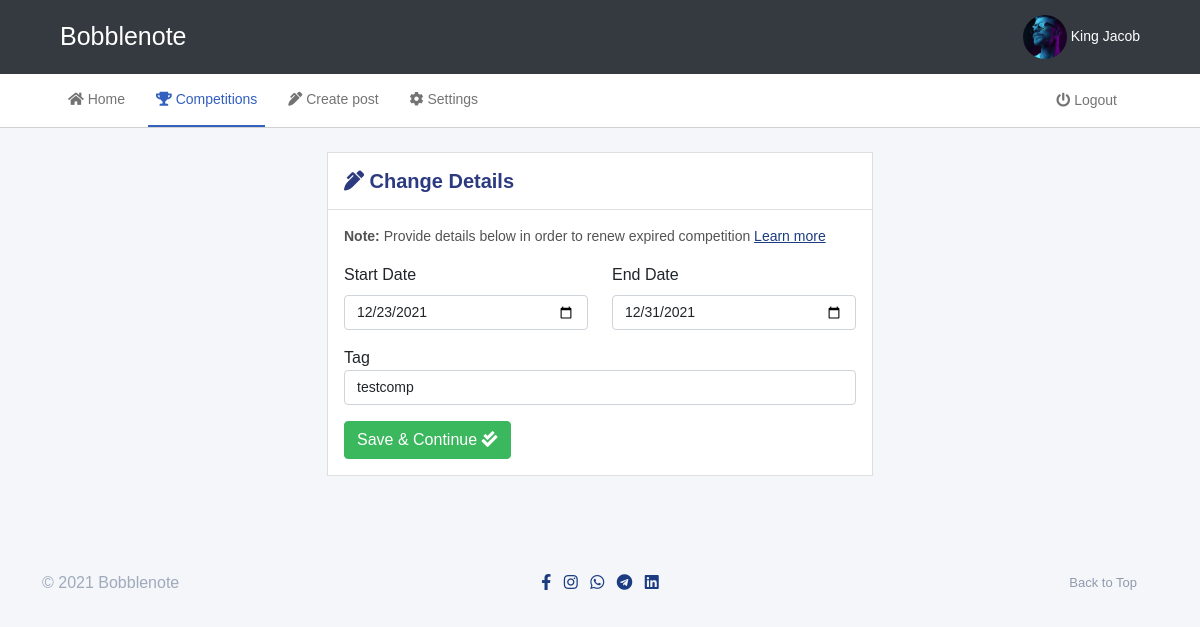
/writerdashboard/renewcomp.php?comp_id=3 (signed in), run on the app's committed database.
### tables this page shows
CREATE TABLE `writers` (
  `W_ID` int(11) NOT NULL,
  `account_type` varchar(20) NOT NULL,
  `organization_name` text NOT NULL,
  `firstname` varchar(255) DEFAULT NULL,
  `lastname` varchar(255) DEFAULT NULL,
  `email` varchar(255) DEFAULT NULL,
  `mobile` varchar(255) DEFAULT NULL,
  `dob` varchar(255) DEFAULT NULL,
  `bio` varchar(255) DEFAULT 'Hey there, I''m a writer',
  `profilepic` varchar(255) NOT NULL DEFAULT 'images/other/default_dp.svg',
  `no_of_followers` int(11) NOT NULL DEFAULT 0,
  `twitter` varchar(255) NOT NULL DEFAULT 'twitter url',
  `instagram` varchar(255) NOT NULL DEFAULT 'instagram url',
  `linkedin` varchar(255) NOT NULL DEFAULT 'linkedin url',
  `facebook` varchar(255) NOT NULL DEFAULT 'facebook url',
  `verified` varchar(11) NOT NULL DEFAULT 'no',
  `password` varchar(255) DEFAULT NULL,
  `email_verified` varchar(40) NOT NULL DEFAULT 'no',
  `active` varchar(40) NOT NULL DEFAULT 'yes',
  `token` varchar(20) NOT NULL DEFAULT '0000',
  `date` date NOT NULL DEFAULT current_timestamp()
);

CREATE TABLE `competitions` (
  `comp_ID` int(11) NOT NULL,
  `name` varchar(255) DEFAULT NULL,
  `tag` varchar(255) DEFAULT NULL,
  `comp_description` mediumtext DEFAULT NULL,
  `requirements` mediumtext DEFAULT NULL,
  `rules` mediumtext DEFAULT NULL,
  `start_date` date DEFAULT NULL,
  `end_date` date DEFAULT NULL,
  `date_created` date DEFAULT current_timestamp(),
  `u_email` varchar(255) DEFAULT NULL,
  `comp_status` varchar(255) DEFAULT NULL,
  `total_deposit` int(11) NOT NULL
);

### functions.php (called while the page is built, shortened)
<?php
function get_writer_details($connection, $email){
    $detail = "";
    $query = "SELECT W_ID, account_type, organization_name, firstname, lastname, email, mobile, dob, bio, profilepic, twitter, facebook, instagram, linkedin, token FROM writers WHERE email = '$email'";
    $result = $connection->query($query);
    if (!$result) {
        return "Error in getting details";
    }
    else{
        $detail = $result->fetch_array(MYSQLI_ASSOC);
    }
    return $detail;
}
function get_comp($connection, $comp_id){
    $query = "SELECT * FROM competitions WHERE comp_ID = $comp_id";
    $result = $connection->query($query);
    if ($result) {
        $comp_data = $result->fetch_array(MYSQLI_ASSOC);
        return $comp_data;
    }
    else{
        return "error in getting details";
    }
}
?>

### compdefaulterscheck.php (called while the page is built, shortened)
<?php
    if ($selector != "") {
        $exp_query = "SELECT comp_ID, end_date FROM competitions WHERE u_email = '$selector'";
        $exp_result = $connection->query($exp_query);
    }
?>

### writerdashboard/renewcomp.php (the view, shortened to what this page needs)
<?php
include '../functions.php';
include '../connection.php';
$selector = "";
if ($_SESSION['w_email'] == "") {
  header("Location: ../login.php");
}
else{
  $selector = $_SESSION['w_email'];
}
if (isset($_GET['comp_id'])) {
    $comp_id = $_GET['comp_id'];
}
$details = get_writer_details($connection, $selector);
$fullname = $details['firstname']. " ". $details['lastname'];
$profile_img = $details['profilepic'];
$rand = rand();
include '../compdefaulterscheck.php';
$comp_data = get_comp($connection, $comp_id);
?>
<!DOCTYPE html>
<html lang="en">
<head>
    <link rel="stylesheet" href="../css/bootstrap.min.css">
    <link rel="stylesheet" href="https://cdnjs.cloudflare.com/ajax/libs/font-awesome/5.15.3/css/all.min.css">
    <link rel="stylesheet" href="css/general.css">
</head>
<body>
    <nav class="navbar navbar-expand-lg navbar-dark nav-one">
      <div class="container-fluid">
        <a class="navbar-brand ms-md-5 text-white" href="../index.php">Bobblenote</a>
        <div class="collapse navbar-collapse">
          <ul class="navbar-nav ms-auto" style="margin-right: 25px;">
              <li class="nav-item">
              <a class="nav-link text-white" href="settings.php"><img src="<?php echo "../".$profile_img."?randomurl= $rand" ?>" class="dp-img" alt=""> <?php
                if ($details['account_type'] == "individual") {
                  echo $fullname;
                }
                else echo $details['organization_name'];
                ?></a>
              </li>
          </ul>
        </div>
      </div>
    </nav>
    <nav class="navbar navbar-light navbar-expand-lg bg-white">
        <div class="container-fluid">
          <div class="collapse navbar-collapse">
            <div class="navbar-nav ms-md-5">
              <a class="nav-link" href="home.php"><i class="fas fa-home"></i> Home</a>
              <a class="nav-link active" href="mycompetitions.php"><i class="fas fa-trophy"></i> Competitions</a>
              <a class="nav-link" href="createpost.php"><i class="fas fa-pen-alt"></i> Create post</a>
              <a class="nav-link" href="settings.php"><i class="fas fa-cog"></i> Settings</a>
            </div>
            <div class="navbar-nav ms-auto me-md-5">
                <a class="nav-link" href="logout.php"> <i class="fas fa-power-off"></i> Logout</a>
            </div>
          </div>
        </div>
      </nav>
      <div class="container">
        <div class="row justify-content-center">
          <div class="col-md-6">
            <div class="card rounded-0 mt-4">
              <div class="card-header bg-white p-3">
                <h5 class="card-title m-0"><i class="fas fa-pen-alt"></i> Change Details</h5>
              </div>
              <div class="card-body">
                <div class="row">
                  <div class="col-sm-12">
                      <form action="renewcomp.php?comp_id=<?php echo $comp_id?>" method="POST">
                          <p style="font-size: 14px;"><strong>Note:</strong> Provide details below in order to renew expired competition <a href="#">Learn more</a></p>
                          <div class="mb-3">
                            <div class="row">
                              <div class="col-sm-6">
                                <label for="" class="mb-2">Start Date</label>
                                <input value="<?php echo $comp_data['start_date'] ?>" type="date" name="start_date" class="form-control">
                              </div>
                              <div class="col-sm-6">
                                <label for="" class="mb-2">End Date</label>
                                <input value="<?php echo $comp_data['end_date'] ?>" type="date" name="end_date" class="form-control">
                              </div>
                            </div>
                          </div>
                          <div class="mb-3">
                              <label>Tag</label>
                              <input value="<?php echo $comp_data['tag'] ?>" type="text" name="tag" class="form-control" placeholder="e.g bobblenote">
                          </div>
                          <div class="d-flex"><button class="btn btn-success" type="submit" name="update">Save & Continue <i class="fas fa-check-double"></i></button></div>
                        </form>
                  </div>
                </div>
              </div>
            </div>
          </div>
        </div>
      </div>
      <?php include '../footer.php' ?>
</body>
</html>

### writerdashboard/css/general.css (style rules this page uses)
* { margin: 0; padding: 0; box-sizing: border-box; font-family: 'Laila', sans-serif; }
h1, h2, h3, h4, h5, h6 { color: #2c3a80; font-family: 'Lucida Sans', 'Lucida Sans Regular', 'Lucida Grande', 'Lucida Sans Unicode', Geneva, Verdana, sans-serif; font-weight: bold; }
p { font-size: 14.5px; }
body { background-color: #f4f6f9; }
.navbar-brand { font-family: 'Poetsen One', sans-serif; font-size: 25px; }
.card { border-radius: 0; }
.btn-success { background-color: #3bb75e; border-color: #3bb75e; }
p { color: #535353; }
a { color: #1c3c81; }
.dp-img { width: 44px; height: 44px; border-radius: 50%; object-fit: cover; }
.navbar { padding: 0; }
.navbar-light { border-bottom: 1px #d1d1d1 solid; background-color: #fff; }
.nav-link { margin-right: 15px; padding: 15px; font-size: 14px; }
.nav-one { background-color: #343a40; }
button { transition: all 0.3s ease-in-out; }
.navbar-nav .active { color: #335fbe !important; border-bottom: 2px solid #335fbe; }
.form-select, .form-control { font-size: 14px; }

### data on the page
writers: profilepic (picture), fullname "King Jacob"
competitions: start_date "12/23/2021", end_date "12/31/2021", tag "testcomp"
